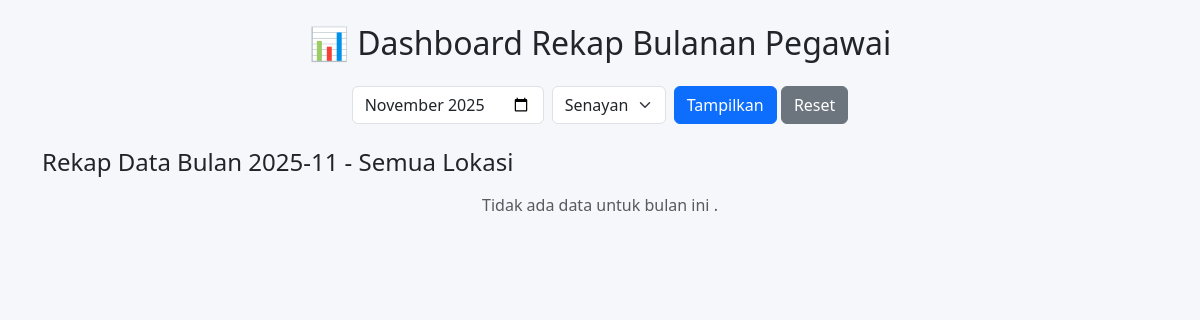
The page /pages/detail_rekap.php on the database as committed earlier.
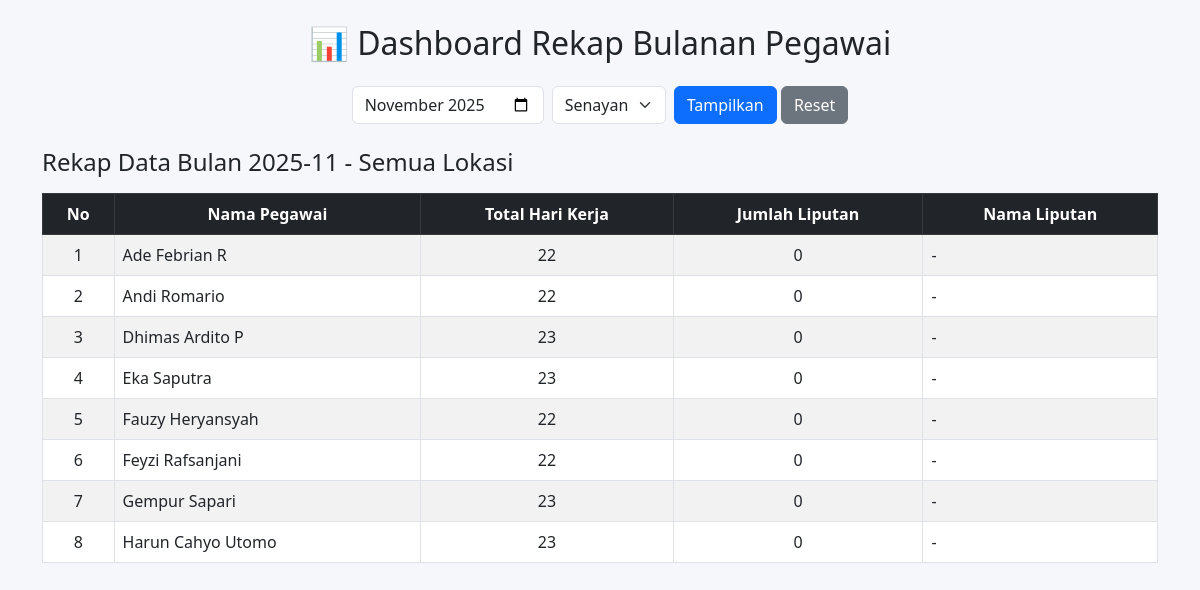
The same page on the database as committed later.
### tables this page shows
CREATE TABLE `pegawai` (
  `id` int(11) NOT NULL,
  `nama` varchar(100) NOT NULL,
  `nip` bigint(25) NOT NULL,
  `id_divisi` int(11) NOT NULL
);

### pages/proses_rekap.php (the view, shortened to what this page needs)
<?php
include '../config/koneksi.php';
$bulan  = isset($_GET['bulan']) ? $_GET['bulan'] : date('Y-m');
$lokasi = isset($_GET['lokasi']) ? $_GET['lokasi'] : 'Semua';
$whereLokasi = "";
$sql = "
    SELECT
        p.id AS id_pegawai,
        p.nama AS nama_pegawai,
        COUNT(DISTINCT j.id) AS total_hari_kerja,
        COUNT(DISTINCT l.id) AS total_liputan,
        GROUP_CONCAT(
            DISTINCT CONCAT(l.jenis_kegiatan, ' - ', l.lokasi)
            SEPARATOR '\n'
        ) AS liputan_detail
    FROM pegawai p
    LEFT JOIN jadwal_karyawan j
        ON p.id = j.id_pegawai
        AND DATE_FORMAT(j.tanggal, '%Y-%m') = '$bulan'
        $whereLokasi
    LEFT JOIN liputan l
        ON p.id = l.id_pegawai
        AND DATE_FORMAT(l.tanggal, '%Y-%m') = '$bulan'
    GROUP BY p.id
    HAVING total_hari_kerja > 0
    ORDER BY p.nama ASC
";
$result = $conn->query($sql);
?>
<div class="container mt-4">
    <h4 class="mb-3">
        Rekap Data Bulan <?= htmlspecialchars($bulan); ?>
        <?= $lokasi != 'Semua' ? "- Lokasi: " . htmlspecialchars($lokasi) : "- Semua Lokasi"; ?>
    </h4>
    <?php if ($result && $result->num_rows > 0): ?>
        <div class="table-responsive">
            <table class="table table-bordered table-striped align-middle">
                <thead class="table-dark text-center">
                    <tr>
                        <th>No</th>
                        <th>Nama Pegawai</th>
                        <th>Total Hari Kerja</th>
                        <th>Jumlah Liputan</th>
                        <th>Nama Liputan</th>
                    </tr>
                </thead>
                <tbody>
                    <?php
                    $no = 1;
                    while ($row = $result->fetch_assoc()):
                    ?>
                        <tr>
                            <td class="text-center"><?= $no++; ?></td>
                            <td><?= htmlspecialchars($row['nama_pegawai']); ?></td>
                            <td class="text-center"><?= (int)$row['total_hari_kerja']; ?></td>
                            <td class="text-center"><?= (int)$row['total_liputan']; ?></td>
                            <td><?= nl2br(htmlspecialchars($row['liputan_detail'] ?: '-')); ?></td>
                        </tr>
                    <?php endwhile; ?>
                </tbody>
            </table>
        </div>
    <?php else: ?>
        <div class="text-center text-muted">
            Tidak ada data untuk bulan ini
            <?= $lokasi != 'Semua' ? "di lokasi <strong>" . htmlspecialchars($lokasi) . "</strong>." : "." ?>
        </div>
    <?php endif; ?>
</div>

Rows that differ between the two databases and show on the page:
added pegawai: nama "Ade Febrian R", total_hari_kerja "22", total_liputan "0", liputan_detail "-"
added pegawai: nama "Andi Romario", total_hari_kerja "22", total_liputan "0", liputan_detail "-"
added pegawai: nama "Dhimas Ardito P", total_hari_kerja "23", total_liputan "0", liputan_detail "-"
now on this page (row edited): pegawai: nama "Eka Saputra", total_hari_kerja "23", total_liputan "0", liputan_detail "-"
added pegawai: nama "Fauzy Heryansyah", total_hari_kerja "22", total_liputan "0", liputan_detail "-"
added pegawai: nama "Feyzi Rafsanjani", total_hari_kerja "22", total_liputan "0", liputan_detail "-"
added pegawai: nama "Gempur Sapari", total_hari_kerja "23", total_liputan "0", liputan_detail "-"
added pegawai: nama "Harun Cahyo Utomo", total_hari_kerja "23", total_liputan "0", liputan_detail "-"
Other text that changed with them:
text no longer shown: "Tidak ada data untuk bulan ini ."
text now shown: "No Nama Pegawai Total Hari Kerja Jumlah Liputan Nama Liputan"
